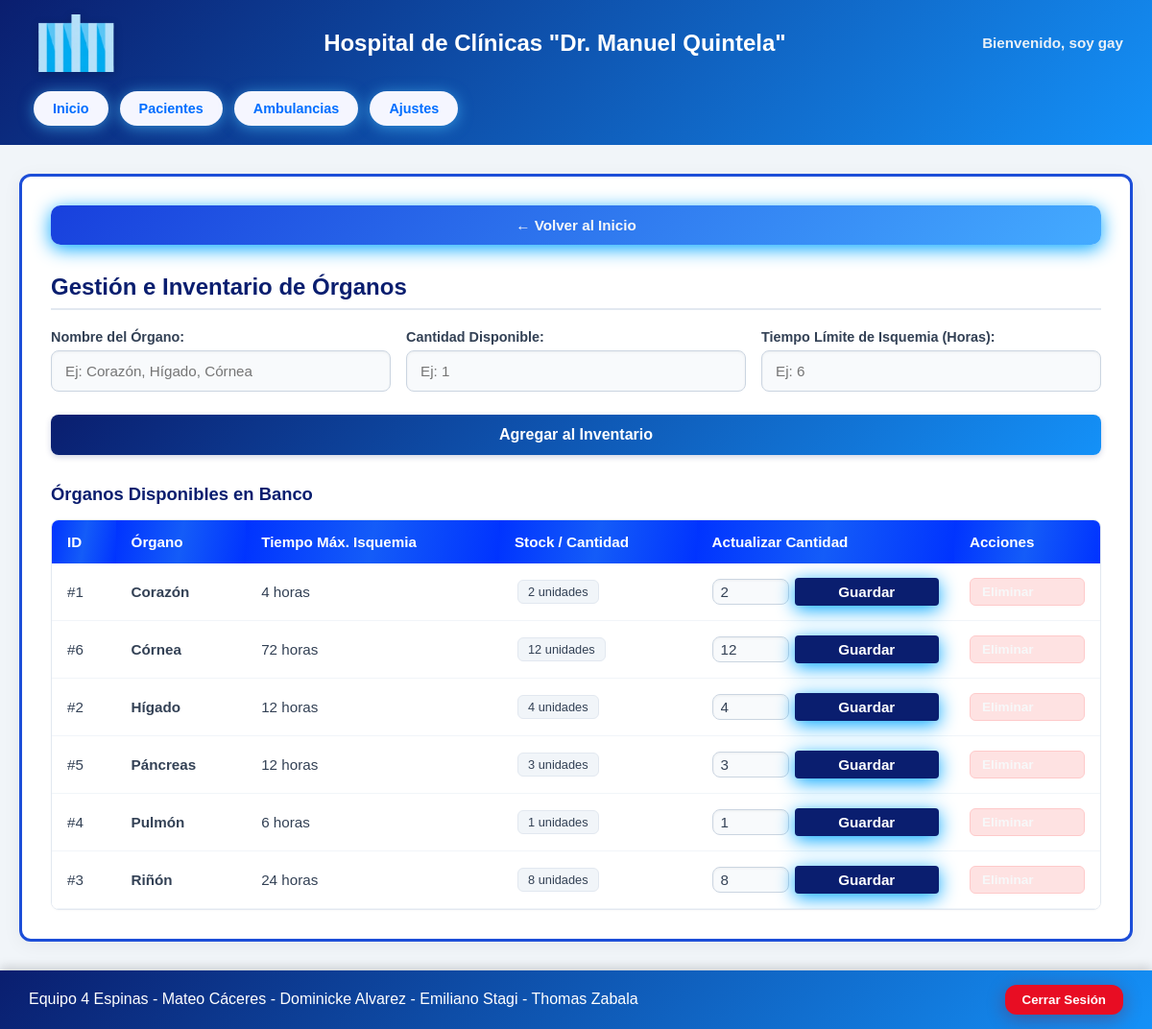
/pages/gestion-organos.php (signed in), run on an earlier commit of the app's database.
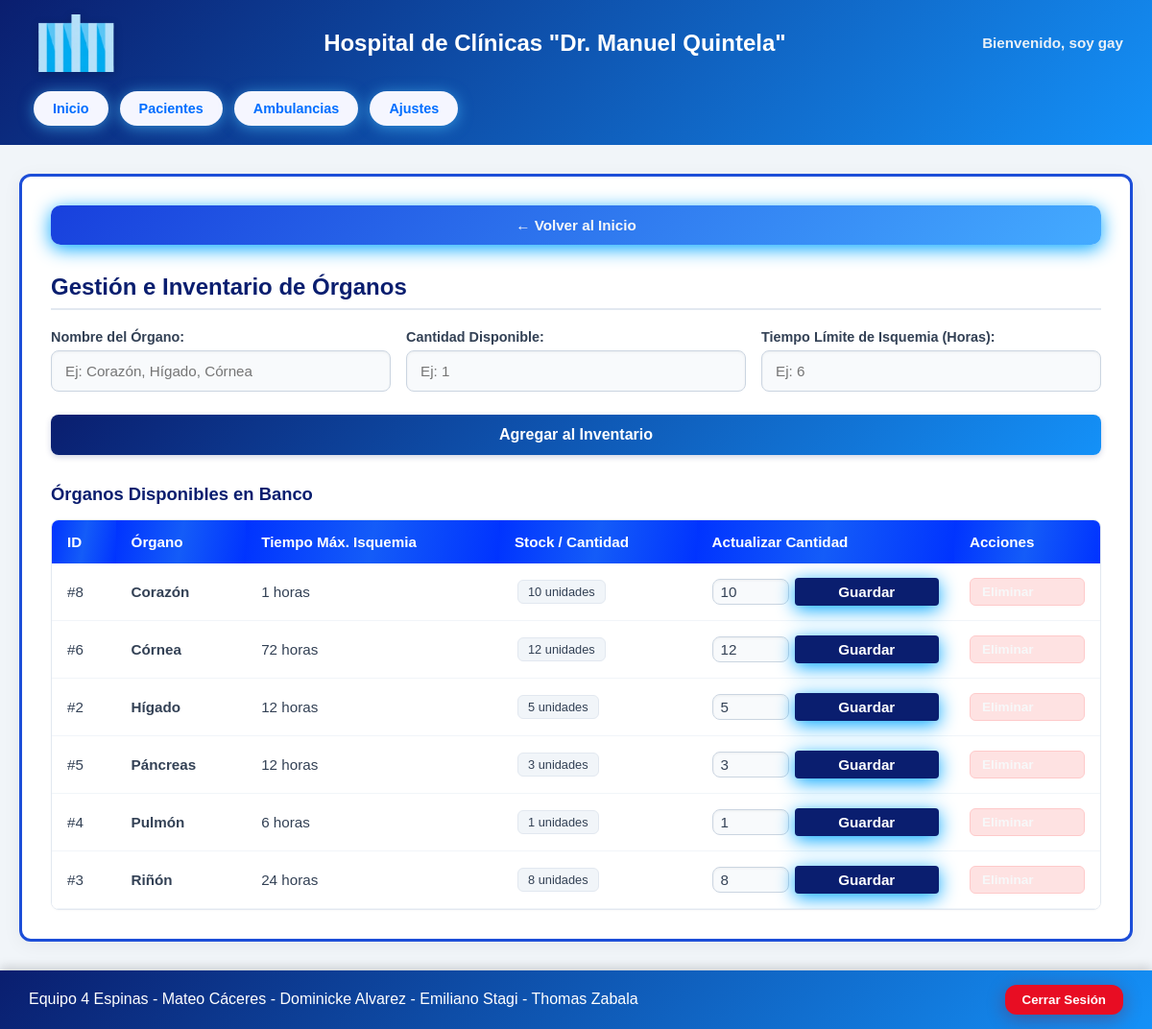
And on a later commit of the database.
### tables this page shows
CREATE TABLE `organo` (
  `id_organo` int(11) NOT NULL,
  `nombre_organo` varchar(100) NOT NULL,
  `cantidad` int(11) NOT NULL DEFAULT 0,
  `tiempo_isquemia_horas` int(11) NOT NULL DEFAULT 4,
  `created_at` timestamp NOT NULL DEFAULT current_timestamp()
);

### pages/gestion-organos.php (the view, shortened to what this page needs)
<?php
require_once __DIR__ . '/../php/conexion.php';
$sql_organos = "SELECT * FROM organo ORDER BY nombre_organo ASC";
$res_organos = $con->query($sql_organos);
?>
<!DOCTYPE html>
<html lang="es">
<head>
    <link rel="stylesheet" href="../css/elementosC.css">
    <link rel="stylesheet" href="../css/guia.css">
    <link rel="stylesheet" href="../css/insumo.css">
</head>
<body class="bodyguia">
    <header class="Headerguia">
        <img src="../fotos-videos/logor.png" alt="Logo del hospital" class="logo">
        <h1>Hospital de Clínicas "Dr. Manuel Quintela"</h1>
        <p>Bienvenido, <?php echo htmlspecialchars($_SESSION['usuario_nombre']); ?></p>
        <nav class="navguia">
            <a href="../pages/guia.php">Inicio</a>
            <a href="../pages/tratamientos.php">Pacientes</a>
            <a href="../pages/traslados.php">Ambulancias</a>
            <a href="../pages/ajustes.php">Ajustes</a>
        </nav>
    </header>
    <main class="mainguia">
        <section class="sectionguia contenedor-insumos-main">
            <div class="contenedor-botones">
                <button class="btnguia1 btn-volver">
                    <a href="../pages/guia.php">← Volver al Inicio</a>
                </button>
            </div>
            <h2 class="titulo-seccion">Gestión e Inventario de Órganos</h2>
            <form action="../php/guardar_organo.php" method="POST" class="form-organo">
                <div class="grid-form-insumos">
                    <div>
                        <label for="nombre_organo"><strong>Nombre del Órgano:</strong></label>
                        <input type="text" id="nombre_organo" name="nombre_organo" class="input-form" placeholder="Ej: Corazón, Hígado, Córnea" required>
                    </div>
                    <div>
                        <label for="cantidad"><strong>Cantidad Disponible:</strong></label>
                        <input type="number" id="cantidad" name="cantidad" class="input-form" placeholder="Ej: 1" min="0" required>
                    </div>
                    <div>
                        <label for="tiempo_isquemia_horas"><strong>Tiempo Límite de Isquemia (Horas):</strong></label>
                        <input type="number" id="tiempo_isquemia_horas" name="tiempo_isquemia_horas" class="input-form" placeholder="Ej: 6" min="1" max="120" required>
                    </div>
                </div>
                <div class="contenedor-botones" style="margin-top: 15px;">
                    <button type="submit" id="btnSubmit">Agregar al Inventario</button>
                </div>
            </form>
            <h3 class="subtitulo-seccion">Órganos Disponibles en Banco</h3>
            <div class="overflow-tabla">
                <table class="tabla-insumos-admin">
                    <thead>
                        <tr>
                            <th>ID</th>
                            <th>Órgano</th>
                            <th>Tiempo Máx. Isquemia</th>
                            <th>Stock / Cantidad</th>
                            <th>Actualizar Cantidad</th>
                            <th>Acciones</th>
                        </tr>
                    </thead>
                    <tbody>
                        <?php if ($res_organos && $res_organos->num_rows > 0): ?>
                            <?php while ($o = $res_organos->fetch_assoc()): ?>
                                <tr>
                                    <td>#<?php echo $o['id_organo']; ?></td>
                                    <td><strong><?php echo htmlspecialchars($o['nombre_organo']); ?></strong></td>
                                    <td><?php echo htmlspecialchars($o['tiempo_isquemia_horas']); ?> horas</td>
                                    <td><span class="badge-insumo"><?php echo $o['cantidad']; ?> unidades</span></td>
                                    <td>
                                        <form action="../php/editar_cantidad_organo.php" method="POST" style="display: flex; gap: 6px; align-items: center;">
                                            <input type="number" name="cantidad" value="<?php echo $o['cantidad']; ?>" min="0" class="input-form" style="width: 80px; padding: 4px 8px;" required>
                                            <button type="submit" style="background: #0a1e6f; color: white; border: none; border-radius: 4px; padding: 6px 10px; cursor: pointer;">Guardar</button>
                                        </form>
                                    </td>
                                    <td>
                                        <a href="../php/eliminar_organo.php?id=<?php echo $o['id_organo']; ?>" class="btn-tabla-eliminar" onclick="return confirm('¿Confirma que desea eliminar este órgano del sistema?');">Eliminar</a>
                                    </td>
                                </tr>
                            <?php endwhile; ?>
                        <?php else: ?>
                            <tr>
                                <td colspan="6" class="td-vacio">No hay órganos registrados en la base de datos.</td>
                            </tr>
                        <?php endif; ?>
                    </tbody>
                </table>
            </div>
        </section>
    </main>
    <footer class="footerguia">
        <p>Equipo 4 Espinas - Mateo Cáceres - Dominicke Alvarez - Emiliano Stagi - Thomas Zabala</p>
        <button class="logout"><a href="../php/logout.php">Cerrar Sesión</a></button>
    </footer>
</body>
</html>

### css/elementosC.css (style rules this page uses)
* { box-sizing: border-box; margin: 0; padding: 0; }
.bodyguia { font-family: Arial, sans-serif; display: flex; flex-direction: column; min-height: 100vh; }
a { text-decoration: none; color: inherit; display: inline-block; width: 100%; height: 100%; }
.Headerguia { display: flex; align-items: center; justify-content: space-between; padding: 15px 30px; background: linear-gradient(135deg, #0a1e6f, #1491f8); color: #ffffff; position: relative; z-index: 10; gap: 15px; flex-wrap: wrap; }
.Headerguia .logo { max-height: 60px; width: auto; object-fit: contain; filter: drop-shadow(0 2px 4px rgba(0, 0, 0, 0.2)); }
.Headerguia h1 { font-size: 1.5rem; text-align: center; color: #ffffff; }
.Headerguia p { font-weight: bold; font-size: 0.95rem; color: #eaf1f7; }
.navguia { display: flex; gap: 12px; padding: 5px; }
.navguia a { border: none; background-color: #f5f6ff; color: #006eff; font-weight: bold; border-radius: 20px; padding: 10px 20px; font-size: 0.9rem; text-align: center; box-shadow: 0 2px 15px rgba(78, 196, 255, 0.594); transition: all 0.3s ease; }
.footerguia { border: none; padding: 15px 30px; display: flex; justify-content: space-between; align-items: center; background: linear-gradient(135deg, #0a1e6f, #1491f8); color: #ffffff; box-shadow: 0 -4px 10px rgba(0, 0, 0, 0.15); position: relative; z-index: 10; }
.logout { border: none; border-radius: 12px; padding: 8px 18px; background-color: #e80d23; color: #ffffff; font-weight: bold; cursor: pointer; box-shadow: 0 4px 20px rgba(153, 0, 0, 0.332); transition: all 0.3s ease; }

### css/guia.css (style rules this page uses)
* { box-sizing: border-box; margin: 0; padding: 0; }
.bodyguia { font-family: Arial, sans-serif; display: flex; flex-direction: column; min-height: 100vh; }
a { text-decoration: none; color: inherit; display: inline-block; width: 100%; height: 100%; }
.Headerguia { display: flex; align-items: center; justify-content: space-between; padding: 15px 30px; background: linear-gradient(135deg, #0a1e6f, #1491f8); color: #ffffff; position: relative; z-index: 10; gap: 15px; flex-wrap: wrap; }
.Headerguia .logo { max-height: 60px; width: auto; object-fit: contain; filter: drop-shadow(0 2px 4px rgba(0, 0, 0, 0.2)); }
.Headerguia h1 { font-size: 1.5rem; text-align: center; color: #ffffff; }
.Headerguia p { font-weight: bold; font-size: 0.95rem; color: #eaf1f7; }
.navguia { display: flex; gap: 12px; padding: 5px; }
.navguia a { border: none; background-color: #f5f6ff; color: #006eff; font-weight: bold; border-radius: 20px; padding: 10px 20px; font-size: 0.9rem; text-align: center; box-shadow: 0 2px 15px rgba(78, 196, 255, 0.594); transition: all 0.3s ease; }
.mainguia { display: flex; flex-direction: row; justify-content: space-between; gap: 20px; padding: 25px; flex: 1; background-color: #ffffff; }
.sectionguia, #sectionguia2 { flex: 1; background-color: #ffffff; border: 3px solid #1d4ed8; border-radius: 20px; padding: 25px; box-shadow: 0 0px 23px rgba(14, 197, 221, 0.533), 0 0px 11px rgba(4, 26, 225, 0.4); color: #1e293b; }
.sectionguia { display: grid; grid-template-columns: 1fr 1.5fr; grid-template-rows: repeat(3, auto); gap: 20px 15px; align-items: center; }
.sectionguia button { width: 100%; }
.sectionguia a, #sectionguia2 a { color: #f7f8f9; }
.sectionguia button, #sectionguia2 button { border: none; border-radius: 10px; padding: 12px 18px; background-color: #ffffff; background: linear-gradient(135deg, #1840dd, #44abff); font-weight: bold; cursor: pointer; font-size: 0.95rem; text-align: center; box-shadow: 0 4px 19px rgb(0, 166, 255); transition: all 0.3s ease; }
.footerguia { border: none; padding: 15px 30px; display: flex; justify-content: space-between; align-items: center; background: linear-gradient(135deg, #0a1e6f, #1491f8); color: #ffffff; box-shadow: 0 -4px 10px rgba(0, 0, 0, 0.15); position: relative; z-index: 10; }
.footerguia button { border: none; border-radius: 12px; padding: 8px 18px; background-color: #e80d23; color: #ffffff; font-weight: bold; cursor: pointer; box-shadow: 0 4px 20px rgba(153, 0, 0, 0.332); transition: all 0.3s ease; }

What changed in the data, as far as the page shows it:
removed organo: id_organo "1", nombre_organo "Corazón", tiempo_isquemia_horas "4", cantidad "2"
added organo: id_organo "8", nombre_organo "Corazón", tiempo_isquemia_horas "1", cantidad "10"
changed organo "Hígado": cantidad "4" → "5"
